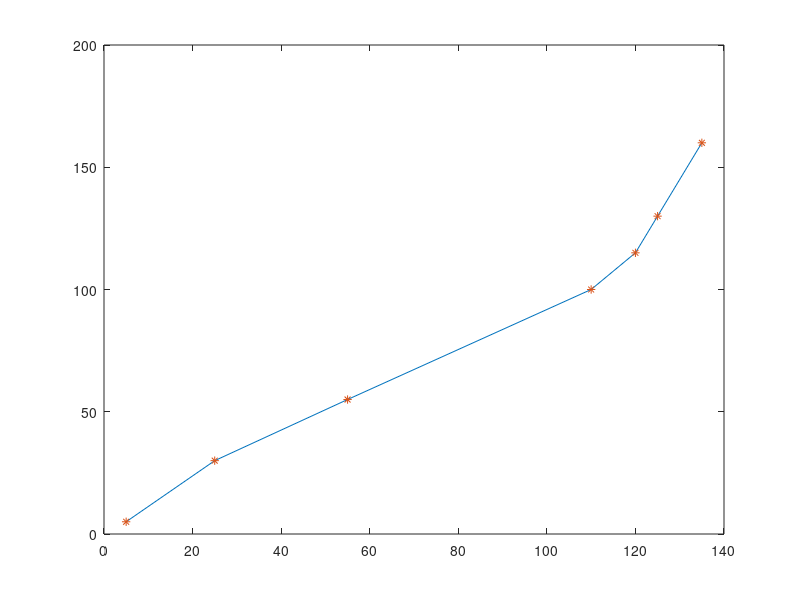

MATLAB code for this plot:
close all
clear
%% Define points

pts = [5 5; 25 30; 55 55; 110 100;120 115; 125 130; 135 160];

plot(pts(:,1), pts(:,2))
hold on
plot(pts(:,1), pts(:,2),'*')

for i = 2: (length(pts) - 1)
    %Calculate AB
    AB = pts(i - 1,:) - pts(i,:);
    AB = [AB 0];
    normAB = norm( AB );
    
    %Calculate AB
    AC = pts(i + 1,:) - pts(i,:); 
    AC = [AC 0]; 
    normAC = norm( AC );
    
    %Calculate angle
    small_angle = atan2(norm(cross(AB,AC)),dot(AB,AC));

    %Calculate D
    norm_D = normAB * normAC * sin(small_angle);
    D = [0 0 norm_D];

    %Calculate D
    E = cross(D,AB);
    norm_E = norm(E);

    %Calculate F
    F = cross(D,AC);
    norm_F = norm(F);

    e = E / norm_E;
    f = F / norm_F;

    rho = ( normAC*normAC * E - normAB*normAB * F) / (2 * norm_D * norm_D);
    1/norm(rho)
end